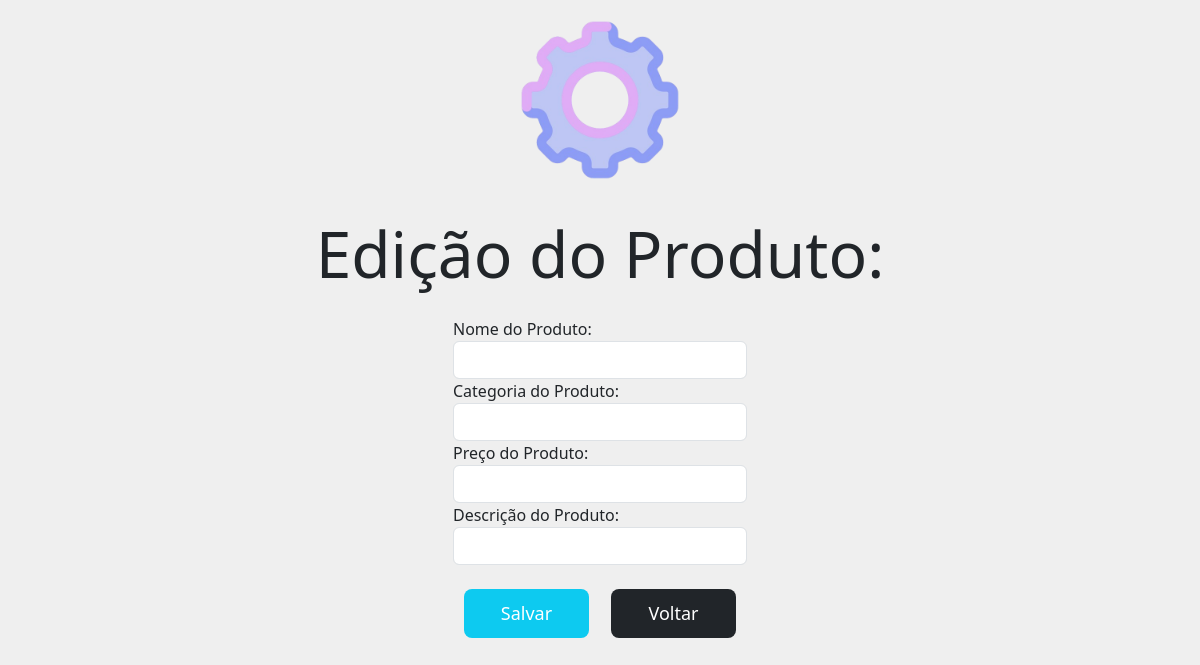
Before: /editar_produto/1 with the older database file.
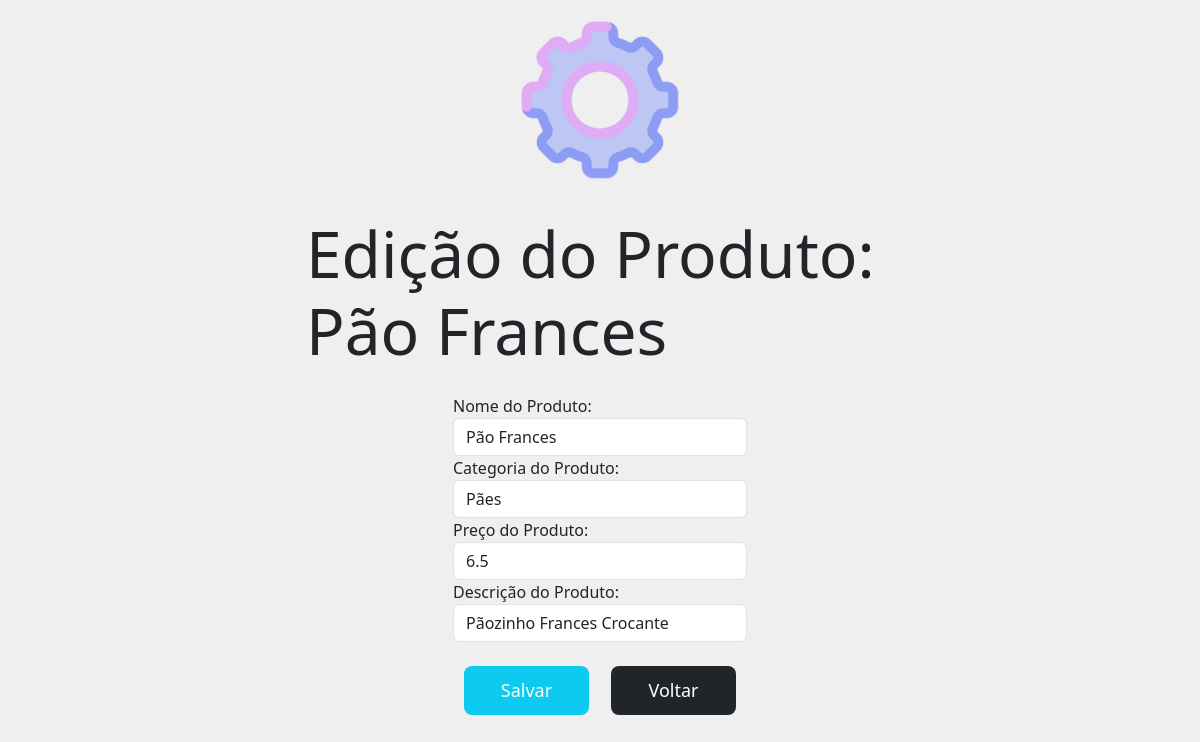
After: the same page with the newer database file.
### models/modelos.py (models this page shows, shortened)
class Produtos(db.Model):
    id = db.Column(db.Integer, primary_key=True)
    nome = db.Column(db.String(60), nullable=False)
    categoria = db.Column(db.String(50), nullable=False)
    preco = db.Column(db.Integer, nullable=False)
    descricao = db.Column(db.String(60), nullable=False)

### views.py (the view)
@app.route('/editar_produto/<int:id>')
def editar_produtos(id):
    produto = Produtos.query.filter_by(id=id).first()
    return render_template('editar_produto.html',produto= produto)

### templates/editar_produto.html (shortened to what this page needs)
{% extends 'bases/base.html' %}
{% block customCSS %}
<link rel="stylesheet" href="{{ url_for('static', filename='css/style_novo_usuario_e_produto.css')}}">
{% endblock %}
{% block content %}
<div class="row">
    <div class="col-6 mx-auto">
        <div class="container__pai__logo">
            <img class="logo" src="{{ url_for('static', filename='img/editar.png')}}" id="logo" alt="">
        </div>
        <div class="container__pai__titulo">
            <h3 class="titulo__pag">Edição do Produto: {{ produto.nome }}</h3>
        </div>
            <form class="flex-lg-row mx-auto col-6" method="post" action="{{url_for('atualizar_produto', id=produto.id)}}">
                <div class="form-group">
                    <label for="">Nome do Produto:</label>
                    <input type="text" name="nome" id="nome" required class="form-control" value="{{produto.nome}}">
                </div>
                <div class="form-group">
                    <label for="">Categoria do Produto:</label>
                    <input type="text" name="categoria" id="categoria" required class="form-control" value="{{produto.categoria}}">
                </div>
                <div class="form-group">
                    <label for="">Preço do Produto:</label>
                    <input type="number" name="preco" id="preco" required class="form-control" value="{{produto.preco}}">
                </div>
                <div class="form-group">
                    <label for="">Descrição do Produto:</label>
                    <input type="text" name="descricao" id="descricao" required class="form-control" value="{{produto.descricao}}">
                </div>
                <br>
                <div class="pai__botoes d-flex justify-content-around">
                    <button type="submit" class="btn bg-info text-white btns my-2 my-sm-0  btns">Salvar</button>
                    <a class="btn bg-dark text-white my-2 my-sm-0 btns" href="{{url_for('produtos', id=produto.id)}}">Voltar</a>
                </div>
            </form>
    </div>
</div>
{% endblock %}

### templates/bases/base.html (shortened to what this page needs)
<!DOCTYPE html>
<html lang="pt-br">
<head>
    <link href="https://cdn.jsdelivr.net/npm/bootstrap@5.3.2/dist/css/bootstrap.min.css" rel="stylesheet">
    {% block customCSS %}
    {% endblock %}
</head>
<body>
    {% block content %}
    {% endblock %}
</body>
</html>

### static/css/style_novo_usuario_e_produto.css (style rules this page uses)
:root { --cor-principal: #efefef; --cor-secundaria: #6B6FDE; --cor-preta: #000000; --cor-goiaba: #FF6666; --cor-trigo: #FFC954; --fonte-principal: 'Montserrat', sans-serif; }
* { margin: 0; padding: 0; box-sizing: border-box; }
body { background-color: var(--cor-principal); font-size: var(--fonte-principal); }
.container__pai__logo { display: flex; justify-content: center; }
.container__pai__titulo { font-family: var(--fonte-inter); padding: 1em 0em; display: flex; justify-content: center; }
.titulo__pag { font-size: 4em; }
.logo { width: 200px; }
.pai__botoes { padding-bottom: 1.5em; }
.btns { background-color: var(--cor-goiaba); width: 125px; color: var(--cor-principal); font-size: 18px; font-weight: 500; text-align: center; text-decoration: none; border-radius: 8px; padding: 10px; border-radius: none; }

Changed rows visible on the page:
added Produtos: nome "Pão Frances", categoria "Pães", preco "6.5", descricao "Pãozinho Frances Crocante"
